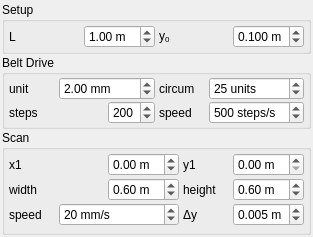
<?xml version="1.0" encoding="UTF-8"?>
<ui version="4.0">
 <class>Polargraph</class>
 <widget class="QWidget" name="Polargraph">
  <property name="geometry">
   <rect>
    <x>0</x>
    <y>0</y>
    <width>313</width>
    <height>237</height>
   </rect>
  </property>
  <property name="minimumSize">
   <size>
    <width>313</width>
    <height>0</height>
   </size>
  </property>
  <property name="windowTitle">
   <string>Polargraph</string>
  </property>
  <layout class="QVBoxLayout" name="verticalLayout">
   <property name="spacing">
    <number>1</number>
   </property>
   <property name="margin">
    <number>2</number>
   </property>
   <item>
    <widget class="QGroupBox" name="groupSetup">
     <property name="font">
      <font>
       <weight>50</weight>
       <bold>false</bold>
      </font>
     </property>
     <property name="title">
      <string>Setup</string>
     </property>
     <layout class="QGridLayout" name="gridLayout_3">
      <property name="leftMargin">
       <number>4</number>
      </property>
      <property name="topMargin">
       <number>2</number>
      </property>
      <property name="rightMargin">
       <number>4</number>
      </property>
      <property name="bottomMargin">
       <number>2</number>
      </property>
      <property name="horizontalSpacing">
       <number>4</number>
      </property>
      <property name="verticalSpacing">
       <number>1</number>
      </property>
      <item row="0" column="0">
       <widget class="QLabel" name="labelEll">
        <property name="text">
         <string>L</string>
        </property>
        <property name="buddy">
         <cstring>ell</cstring>
        </property>
       </widget>
      </item>
      <item row="0" column="1">
       <widget class="QDoubleSpinBox" name="ell">
        <property name="suffix">
         <string> m</string>
        </property>
        <property name="minimum">
         <double>0.100000000000000</double>
        </property>
        <property name="maximum">
         <double>10.000000000000000</double>
        </property>
        <property name="singleStep">
         <double>0.010000000000000</double>
        </property>
        <property name="value">
         <double>1.000000000000000</double>
        </property>
       </widget>
      </item>
      <item row="0" column="2">
       <widget class="QLabel" name="labely0">
        <property name="text">
         <string>&lt;html&gt;&lt;head/&gt;&lt;body&gt;&lt;p&gt;y&lt;span style=&quot; vertical-align:sub;&quot;&gt;0&lt;/span&gt;&lt;/p&gt;&lt;/body&gt;&lt;/html&gt;</string>
        </property>
        <property name="buddy">
         <cstring>y0</cstring>
        </property>
       </widget>
      </item>
      <item row="0" column="3">
       <widget class="QDoubleSpinBox" name="y0">
        <property name="suffix">
         <string> m</string>
        </property>
        <property name="decimals">
         <number>3</number>
        </property>
        <property name="minimum">
         <double>0.010000000000000</double>
        </property>
        <property name="maximum">
         <double>1.000000000000000</double>
        </property>
        <property name="singleStep">
         <double>0.010000000000000</double>
        </property>
        <property name="value">
         <double>0.100000000000000</double>
        </property>
       </widget>
      </item>
     </layout>
    </widget>
   </item>
   <item>
    <widget class="QGroupBox" name="groupBelt">
     <property name="font">
      <font>
       <weight>50</weight>
       <bold>false</bold>
      </font>
     </property>
     <property name="title">
      <string>Belt Drive</string>
     </property>
     <layout class="QGridLayout" name="gridLayout_2">
      <property name="leftMargin">
       <number>4</number>
      </property>
      <property name="topMargin">
       <number>2</number>
      </property>
      <property name="rightMargin">
       <number>4</number>
      </property>
      <property name="bottomMargin">
       <number>2</number>
      </property>
      <property name="horizontalSpacing">
       <number>4</number>
      </property>
      <property name="verticalSpacing">
       <number>1</number>
      </property>
      <item row="0" column="0">
       <widget class="QLabel" name="labelUnit">
        <property name="text">
         <string>unit</string>
        </property>
        <property name="buddy">
         <cstring>unit</cstring>
        </property>
       </widget>
      </item>
      <item row="0" column="1" colspan="2">
       <widget class="QDoubleSpinBox" name="unit">
        <property name="statusTip">
         <string>Polargraph: Tooth size on timing belt</string>
        </property>
        <property name="suffix">
         <string> mm</string>
        </property>
        <property name="minimum">
         <double>1.000000000000000</double>
        </property>
        <property name="maximum">
         <double>5.000000000000000</double>
        </property>
        <property name="singleStep">
         <double>0.100000000000000</double>
        </property>
        <property name="value">
         <double>2.000000000000000</double>
        </property>
       </widget>
      </item>
      <item row="0" column="3">
       <widget class="QLabel" name="labelCircum">
        <property name="text">
         <string>circum</string>
        </property>
        <property name="buddy">
         <cstring>circumference</cstring>
        </property>
       </widget>
      </item>
      <item row="0" column="4">
       <widget class="QDoubleSpinBox" name="circumference">
        <property name="statusTip">
         <string>Polargraph: Units per motor revolution</string>
        </property>
        <property name="suffix">
         <string> units</string>
        </property>
        <property name="decimals">
         <number>0</number>
        </property>
        <property name="minimum">
         <double>1.000000000000000</double>
        </property>
        <property name="value">
         <double>25.000000000000000</double>
        </property>
       </widget>
      </item>
      <item row="1" column="0" colspan="2">
       <widget class="QLabel" name="labelSteps">
        <property name="text">
         <string>steps</string>
        </property>
        <property name="buddy">
         <cstring>steps</cstring>
        </property>
       </widget>
      </item>
      <item row="1" column="2">
       <widget class="QDoubleSpinBox" name="steps">
        <property name="statusTip">
         <string>Polargraph: Motor steps per revolution</string>
        </property>
        <property name="decimals">
         <number>0</number>
        </property>
        <property name="minimum">
         <double>100.000000000000000</double>
        </property>
        <property name="maximum">
         <double>500.000000000000000</double>
        </property>
        <property name="singleStep">
         <double>50.000000000000000</double>
        </property>
        <property name="value">
         <double>200.000000000000000</double>
        </property>
       </widget>
      </item>
      <item row="1" column="3">
       <widget class="QLabel" name="labelStepSpeed">
        <property name="text">
         <string>speed</string>
        </property>
        <property name="buddy">
         <cstring>stepSpeed</cstring>
        </property>
       </widget>
      </item>
      <item row="1" column="4">
       <widget class="QDoubleSpinBox" name="stepSpeed">
        <property name="statusTip">
         <string>Polargraph: Motor steps per second</string>
        </property>
        <property name="suffix">
         <string> steps/s</string>
        </property>
        <property name="decimals">
         <number>0</number>
        </property>
        <property name="minimum">
         <double>10.000000000000000</double>
        </property>
        <property name="maximum">
         <double>1000.000000000000000</double>
        </property>
        <property name="singleStep">
         <double>10.000000000000000</double>
        </property>
        <property name="value">
         <double>500.000000000000000</double>
        </property>
       </widget>
      </item>
     </layout>
    </widget>
   </item>
   <item>
    <widget class="QGroupBox" name="groupScan">
     <property name="minimumSize">
      <size>
       <width>309</width>
       <height>105</height>
      </size>
     </property>
     <property name="font">
      <font>
       <weight>50</weight>
       <bold>false</bold>
      </font>
     </property>
     <property name="title">
      <string>Scan</string>
     </property>
     <layout class="QGridLayout" name="gridLayout">
      <property name="leftMargin">
       <number>4</number>
      </property>
      <property name="topMargin">
       <number>2</number>
      </property>
      <property name="rightMargin">
       <number>4</number>
      </property>
      <property name="bottomMargin">
       <number>2</number>
      </property>
      <property name="horizontalSpacing">
       <number>4</number>
      </property>
      <property name="verticalSpacing">
       <number>1</number>
      </property>
      <item row="0" column="0" colspan="2">
       <widget class="QLabel" name="labelX1">
        <property name="text">
         <string>x1</string>
        </property>
        <property name="buddy">
         <cstring>x1</cstring>
        </property>
       </widget>
      </item>
      <item row="0" column="2">
       <widget class="QDoubleSpinBox" name="x1">
        <property name="suffix">
         <string> m</string>
        </property>
        <property name="minimum">
         <double>-1.000000000000000</double>
        </property>
        <property name="maximum">
         <double>1.000000000000000</double>
        </property>
        <property name="singleStep">
         <double>0.010000000000000</double>
        </property>
       </widget>
      </item>
      <item row="0" column="3">
       <widget class="QLabel" name="labelY1">
        <property name="text">
         <string>y1</string>
        </property>
        <property name="buddy">
         <cstring>y1</cstring>
        </property>
       </widget>
      </item>
      <item row="0" column="4">
       <widget class="QDoubleSpinBox" name="y1">
        <property name="suffix">
         <string> m</string>
        </property>
        <property name="minimum">
         <double>0.000000000000000</double>
        </property>
        <property name="maximum">
         <double>1.000000000000000</double>
        </property>
        <property name="singleStep">
         <double>0.010000000000000</double>
        </property>
       </widget>
      </item>
      <item row="1" column="0">
       <widget class="QLabel" name="labelWidth">
        <property name="text">
         <string>width</string>
        </property>
        <property name="buddy">
         <cstring>width</cstring>
        </property>
       </widget>
      </item>
      <item row="1" column="2">
       <widget class="QDoubleSpinBox" name="width">
        <property name="suffix">
         <string> m</string>
        </property>
        <property name="minimum">
         <double>0.050000000000000</double>
        </property>
        <property name="maximum">
         <double>10.000000000000000</double>
        </property>
        <property name="singleStep">
         <double>0.010000000000000</double>
        </property>
        <property name="value">
         <double>0.600000000000000</double>
        </property>
       </widget>
      </item>
      <item row="1" column="3">
       <widget class="QLabel" name="labelHeight">
        <property name="text">
         <string>height</string>
        </property>
        <property name="buddy">
         <cstring>height</cstring>
        </property>
       </widget>
      </item>
      <item row="1" column="4">
       <widget class="QDoubleSpinBox" name="height">
        <property name="suffix">
         <string> m</string>
        </property>
        <property name="minimum">
         <double>0.050000000000000</double>
        </property>
        <property name="maximum">
         <double>10.000000000000000</double>
        </property>
        <property name="singleStep">
         <double>0.010000000000000</double>
        </property>
        <property name="value">
         <double>0.600000000000000</double>
        </property>
       </widget>
      </item>
      <item row="2" column="0">
       <widget class="QLabel" name="labelSpeed">
        <property name="statusTip">
         <string>Polargraph: Translation speed</string>
        </property>
        <property name="text">
         <string>speed</string>
        </property>
        <property name="buddy">
         <cstring>speed</cstring>
        </property>
       </widget>
      </item>
      <item row="2" column="1" colspan="2">
       <widget class="QDoubleSpinBox" name="speed">
        <property name="suffix">
         <string> mm/s</string>
        </property>
        <property name="decimals">
         <number>0</number>
        </property>
        <property name="minimum">
         <double>1.000000000000000</double>
        </property>
        <property name="maximum">
         <double>200.000000000000000</double>
        </property>
        <property name="singleStep">
         <double>1.000000000000000</double>
        </property>
        <property name="value">
         <double>20.000000000000000</double>
        </property>
       </widget>
      </item>
      <item row="2" column="3">
       <widget class="QLabel" name="labelDy">
        <property name="text">
         <string>Δy</string>
        </property>
        <property name="buddy">
         <cstring>dy</cstring>
        </property>
       </widget>
      </item>
      <item row="2" column="4">
       <widget class="QDoubleSpinBox" name="dy">
        <property name="suffix">
         <string> m</string>
        </property>
        <property name="decimals">
         <number>3</number>
        </property>
        <property name="minimum">
         <double>0.001000000000000</double>
        </property>
        <property name="maximum">
         <double>0.500000000000000</double>
        </property>
        <property name="singleStep">
         <double>0.001000000000000</double>
        </property>
        <property name="value">
         <double>0.005000000000000</double>
        </property>
       </widget>
      </item>
     </layout>
    </widget>
   </item>
  </layout>
 </widget>
 <tabstops>
  <tabstop>ell</tabstop>
  <tabstop>y0</tabstop>
  <tabstop>unit</tabstop>
  <tabstop>circumference</tabstop>
  <tabstop>steps</tabstop>
  <tabstop>stepSpeed</tabstop>
  <tabstop>x1</tabstop>
  <tabstop>y1</tabstop>
  <tabstop>width</tabstop>
  <tabstop>height</tabstop>
  <tabstop>speed</tabstop>
  <tabstop>dy</tabstop>
 </tabstops>
 <resources/>
 <connections/>
</ui>
